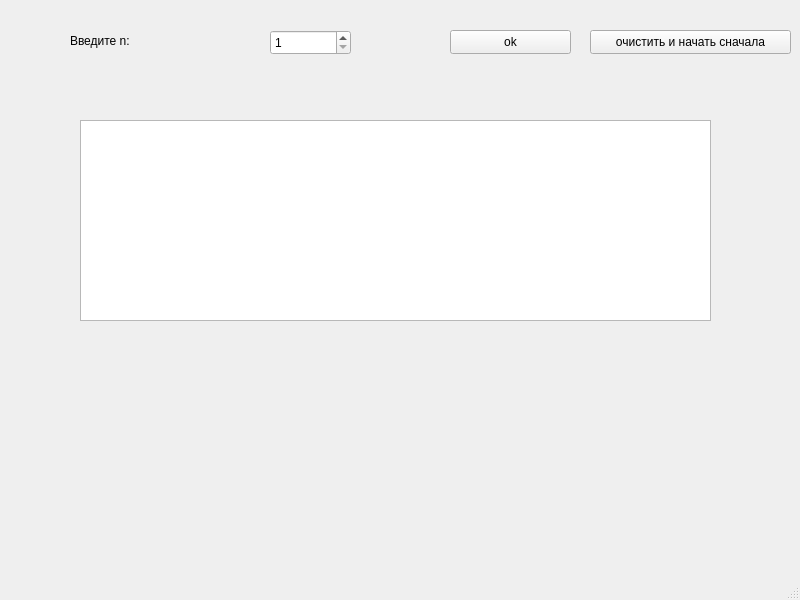
<?xml version="1.0" encoding="UTF-8"?>
<ui version="4.0">
 <class>MainWindow</class>
 <widget class="QMainWindow" name="MainWindow">
  <property name="geometry">
   <rect>
    <x>0</x>
    <y>0</y>
    <width>800</width>
    <height>600</height>
   </rect>
  </property>
  <property name="windowTitle">
   <string>MainWindow</string>
  </property>
  <widget class="QWidget" name="centralwidget">
   <widget class="QSpinBox" name="spinBox">
    <property name="geometry">
     <rect>
      <x>270</x>
      <y>30</y>
      <width>81</width>
      <height>25</height>
     </rect>
    </property>
    <property name="minimum">
     <number>1</number>
    </property>
    <property name="maximum">
     <number>2147483647</number>
    </property>
   </widget>
   <widget class="QPushButton" name="pushButton_enter">
    <property name="geometry">
     <rect>
      <x>450</x>
      <y>30</y>
      <width>121</width>
      <height>24</height>
     </rect>
    </property>
    <property name="text">
     <string>ok</string>
    </property>
   </widget>
   <widget class="QLabel" name="Message">
    <property name="geometry">
     <rect>
      <x>70</x>
      <y>30</y>
      <width>261</width>
      <height>21</height>
     </rect>
    </property>
    <property name="text">
     <string>Введите n:</string>
    </property>
   </widget>
   <widget class="QPushButton" name="pushButton_restart">
    <property name="geometry">
     <rect>
      <x>590</x>
      <y>30</y>
      <width>201</width>
      <height>24</height>
     </rect>
    </property>
    <property name="text">
     <string>очистить и начать сначала</string>
    </property>
   </widget>
   <widget class="QLabel" name="label_n">
    <property name="geometry">
     <rect>
      <x>80</x>
      <y>80</y>
      <width>121</width>
      <height>16</height>
     </rect>
    </property>
    <property name="text">
     <string/>
    </property>
   </widget>
   <widget class="QTextEdit" name="textEdit">
    <property name="enabled">
     <bool>true</bool>
    </property>
    <property name="geometry">
     <rect>
      <x>80</x>
      <y>120</y>
      <width>631</width>
      <height>201</height>
     </rect>
    </property>
    <property name="autoFillBackground">
     <bool>false</bool>
    </property>
    <property name="readOnly">
     <bool>true</bool>
    </property>
   </widget>
   <widget class="QLabel" name="label_speed">
    <property name="geometry">
     <rect>
      <x>80</x>
      <y>340</y>
      <width>351</width>
      <height>71</height>
     </rect>
    </property>
    <property name="text">
     <string/>
    </property>
   </widget>
   <widget class="QLabel" name="label_ans">
    <property name="geometry">
     <rect>
      <x>90</x>
      <y>430</y>
      <width>401</width>
      <height>51</height>
     </rect>
    </property>
    <property name="text">
     <string/>
    </property>
   </widget>
  </widget>
  <widget class="QMenuBar" name="menubar">
   <property name="geometry">
    <rect>
     <x>0</x>
     <y>0</y>
     <width>800</width>
     <height>22</height>
    </rect>
   </property>
  </widget>
  <widget class="QStatusBar" name="statusbar"/>
 </widget>
 <resources/>
 <connections/>
</ui>
